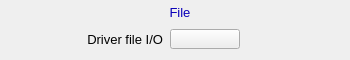
<?xml version="1.0" ?>
<ui version="4.0">
  <class>Dialog</class>
  <widget class="QWidget" name="screen">
    <property name="geometry">
      <rect>
        <x>139</x>
        <y>165</y>
        <width>350</width>
        <height>60</height>
      </rect>
    </property>
    <property name="styleSheet">
      <string notr="true">QWidget#screen {
  color: rgb(0, 0, 0);
  background-color: rgb(187, 187, 187);
  }</string>
    </property>
    <property name="windowTitle">
      <string>ADDriverFile</string>
    </property>
    <widget class="PyDMFrame" name="composite">
      <property name="geometry">
        <rect>
          <x>127</x>
          <y>2</y>
          <width>107</width>
          <height>21</height>
        </rect>
      </property>
      <widget class="PyDMFrame" name="composite_1">
        <property name="geometry">
          <rect>
            <x>0</x>
            <y>0</y>
            <width>107</width>
            <height>21</height>
          </rect>
        </property>
        <widget class="PyDMDrawingRectangle" name="rectangle">
          <property name="geometry">
            <rect>
              <x>127</x>
              <y>2</y>
              <width>107</width>
              <height>21</height>
            </rect>
          </property>
          <property name="brush" stdset="0">
            <brush brushstyle="SolidPattern">
              <color alpha="255">
                <red>218</red>
                <green>218</green>
                <blue>218</blue>
              </color>
            </brush>
          </property>
          <property name="penStyle" stdset="0">
            <enum>Qt::SolidLine</enum>
          </property>
          <property name="penColor" stdset="0">
            <color>
              <red>218</red>
              <green>218</green>
              <blue>218</blue>
            </color>
          </property>
          <property name="penWidth" stdset="0">
            <double>0</double>
          </property>
          <property name="penCapStyle" stdset="0">
            <enum>Qt::FlatCap</enum>
          </property>
          <property name="toolTip">
            <string>rectangle</string>
          </property>
        </widget>
      </widget>
      <widget class="QLabel" name="text">
        <property name="geometry">
          <rect>
            <x>33</x>
            <y>0</y>
            <width>40</width>
            <height>20</height>
          </rect>
        </property>
        <property name="text">
          <string>File</string>
        </property>
        <property name="font" stdset="0">
          <font>
            <pointsize>10</pointsize>
          </font>
        </property>
        <property name="brush" stdset="0">
          <brush brushstyle="SolidPattern">
            <color alpha="255">
              <red>10</red>
              <green>0</green>
              <blue>184</blue>
            </color>
          </brush>
        </property>
        <property name="toolTip">
          <string>text</string>
        </property>
        <property name="alignment">
          <set>Qt::AlignCenter</set>
        </property>
        <property name="styleSheet">
          <string notr="true">QLabel#text {
  color: rgb(10, 0, 184);
  }</string>
        </property>
      </widget>
    </widget>
    <widget class="PyDMDrawingRectangle" name="rectangle_1">
      <property name="geometry">
        <rect>
          <x>0</x>
          <y>0</y>
          <width>350</width>
          <height>60</height>
        </rect>
      </property>
      <property name="brush" stdset="0">
        <brush brushstyle="NoBrush">
          <color alpha="255">
            <red>0</red>
            <green>0</green>
            <blue>0</blue>
          </color>
        </brush>
      </property>
      <property name="penStyle" stdset="0">
        <enum>Qt::SolidLine</enum>
      </property>
      <property name="penColor" stdset="0">
        <color>
          <red>0</red>
          <green>0</green>
          <blue>0</blue>
        </color>
      </property>
      <property name="penWidth" stdset="0">
        <double>1</double>
      </property>
      <property name="penCapStyle" stdset="0">
        <enum>Qt::FlatCap</enum>
      </property>
      <property name="toolTip">
        <string>rectangle_1</string>
      </property>
    </widget>
    <widget class="QLabel" name="text_1">
      <property name="geometry">
        <rect>
          <x>13</x>
          <y>29</y>
          <width>150</width>
          <height>20</height>
        </rect>
      </property>
      <property name="text">
        <string>Driver file I/O</string>
      </property>
      <property name="font" stdset="0">
        <font>
          <pointsize>10</pointsize>
        </font>
      </property>
      <property name="brush" stdset="0">
        <brush brushstyle="SolidPattern">
          <color alpha="255">
            <red>0</red>
            <green>0</green>
            <blue>0</blue>
          </color>
        </brush>
      </property>
      <property name="toolTip">
        <string>text_1</string>
      </property>
      <property name="alignment">
        <set>Qt::AlignRight|Qt::AlignTrailing|Qt::AlignVCenter</set>
      </property>
      <property name="styleSheet">
        <string notr="true">QLabel#text_1 {
  color: rgb(0, 0, 0);
  }</string>
      </property>
    </widget>
    <widget class="PyDMRelatedDisplayButton" name="related_display">
      <property name="geometry">
        <rect>
          <x>170</x>
          <y>29</y>
          <width>70</width>
          <height>20</height>
        </rect>
      </property>
      <property name="showIcon" stdset="0">
        <bool>true</bool>
      </property>
      <property name="font" stdset="0">
        <font>
          <pointsize>10</pointsize>
        </font>
      </property>
      <property name="styleSheet">
        <string notr="true">PyDMRelatedDisplayButton#related_display {
  color: rgb(0, 0, 0);
  background-color: rgb(115, 223, 255);
  }</string>
      </property>
      <property name="titles" stdset="0">
        <stringlist>
          <string/>
        </stringlist>
      </property>
      <property name="filenames" stdset="0">
        <stringlist>
          <string>FilePlugin_V37.ui</string>
        </stringlist>
      </property>
      <property name="macros" stdset="0">
        <stringlist>
          <string>P=${P},R=${R}</string>
        </stringlist>
      </property>
      <property name="openInNewWindow" stdset="0">
        <bool>true</bool>
      </property>
    </widget>
  </widget>
  <customwidgets>
    <customwidget>
      <class>PyDMFrame</class>
      <extends>QFrame</extends>
      <header>pydm.widgets.frame</header>
    </customwidget>
    <customwidget>
      <class>PyDMDrawingRectangle</class>
      <extends>QWidget</extends>
      <header>pydm.widgets.drawing</header>
    </customwidget>
    <customwidget>
      <class>PyDMLabel</class>
      <extends>QLabel</extends>
      <header>pydm.widgets.label</header>
    </customwidget>
    <customwidget>
      <class>PyDMRelatedDisplayButton</class>
      <extends>QPushButton</extends>
      <header>pydm.widgets.related_display_button</header>
    </customwidget>
  </customwidgets>
</ui>
